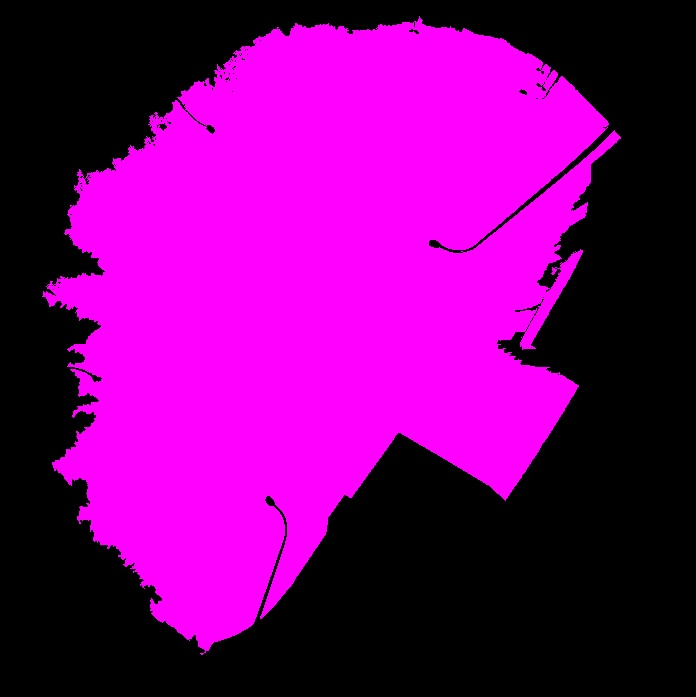
#> input picture images/image filter/rgm/parking_undistorted-10.jpg, 696 x 697 px, given as the content of the folder Python/projects/TFM/opencv/photos/photo_original_undistorted, which was not available
$ python sfv_inrange.py
#> lines starting #> are read from the running program, lines starting #| are printed output that depends on the picture; after the words box and inside, x2 and y2 are one past the last pixel; in counts of white or black regions, pixels touching at a corner belong together; pictures that were not available may be replaced by others from this repository, and a replacement may not be noted
### codes/image_processing/SkyFieldOfViewClass.py
import numpy as np, cv2, os
from region_growth_method import *


def load_images(folder: str) -> list:
    """load images from a directory"""

    images = []

    for file in range(len(os.listdir(folder))):
        image = os.listdir(folder)[file]
        images.append(image)

    return images


class SkyFieldView:
    '''include all methods for SFV calculation'''


    def __init__(self, file: str):
        '''Initialize, load an image'''

        self.image = cv2.imread(file, cv2.IMREAD_COLOR)
        self.name = file


    def rescale_image(self, percent: int = 15) -> cv2.Mat:
        '''rescale image to input percent'''

        width = int(self.image.shape[0] * percent / 100)
        height = int(self.image.shape[1] * percent / 100)
        dim = (width, height)

        rescaled_image = cv2.resize(self.image, dim, interpolation = cv2.INTER_AREA)
        # self.show_image(rescaled_image, self.name)

        return rescaled_image


    def mask_circle(self, image: cv2.Mat) -> cv2.Mat:
        '''create circular mask to apply on image'''

        X, Y, _ = image.shape
        radius = int((image.shape[0]/2) + 10)
        center = (int(X/2), int(Y/2))
        rect = np.zeros((X, Y), dtype = np.uint8)

        circle_gray = cv2.circle(rect, center, radius, (255, 255, 255), thickness = -1)
        circle_bgr = self.gray2bgr(circle_gray)
        # self.show_image(circle_bgr, self.name)

        return circle_bgr


    def mask_sky_bgr(self, image: cv2.Mat) -> cv2.Mat:
        """create a sky filter using inRange()"""

        b = cv2.inRange(image[:,:,0], 85, 255)
        g = cv2.inRange(image[:,:,1], 0, 65)
        r = cv2.inRange(image[:,:,2], 0, 65)

        no_sky1 = cv2.bitwise_or(g, r)
        no_sky2 = cv2.bitwise_not(b)
        no_sky = cv2.bitwise_or(no_sky1, no_sky2)
        sky = cv2.bitwise_not(no_sky)
        sky = self.gray2bgr(sky)

        sky[np.all(sky == (255, 255, 255), axis = -1)] = (255, 0, 255)

        # self.show_image(sky, self.name)

        return sky


    # [15 lines left out: function mask_sky_rgm, not called in this run]


    def sky_ratio(self, sky: cv2.Mat, circle: cv2.Mat) -> int:
        """calculate SFV(%) of input image"""

        img_sky = self.bgr2gray(sky)
        img_circle = self.bgr2gray(circle)

        sky_area = cv2.countNonZero(img_sky)
        circle_area = cv2.countNonZero(img_circle)

        sfv = int(sky_area / circle_area * 100)
        print("sfv:", str(sfv) + "%")

        return sfv


    @staticmethod
    def save_images(image: cv2.Mat, name: str, folder: str):
        """save images to a directory"""

        cv2.imwrite(os.path.join(folder, f"{name}"), image)


    # [5 lines left out: function show_image, not called in this run]


    @staticmethod
    def gray2bgr(image):
        '''convert grayscale format image to bgr'''

        image_bgr = cv2.cvtColor(image, cv2.COLOR_GRAY2BGR)

        return image_bgr


    @staticmethod
    def bgr2gray(image):
        '''convert bgr format image to grayscale'''

        image_gray = cv2.cvtColor(image, cv2.COLOR_BGR2GRAY)

        return image_gray


    @staticmethod
    def apply_mask(image, mask):
        '''operate bitwise_and() function on two input images'''

        masked_image = cv2.bitwise_and(image, mask)

        return masked_image


    # [12 lines left out: function convert_image, not called in this run]

### codes/image_processing/sfv_inrange.py
import pandas as pd, os
from SkyFieldOfViewClass import SkyFieldView, load_images
from constants import *

# load images from image directory
images = load_images(IMAGE_PATH)

# load csv to record sfv
df = pd.read_csv("parking_lat_long_alt.csv", index_col="parking_undistorted-[i].jpg")
#> (reads codes/image_processing/parking_lat_long_alt.csv from the repository)

# loop thorugh each image
for file in images:

    os.chdir(IMAGE_PATH)

    image = SkyFieldView(file)
    rescaled_image = image.rescale_image()
    circle_mask = image.mask_circle(rescaled_image)
    masked_image = image.apply_mask(rescaled_image, circle_mask)
    sky_mask = image.mask_sky_bgr(masked_image)
    image.save_images(sky_mask, file, FILTER_PATH_INRANGE)
    sky_image = image.apply_mask(masked_image, sky_mask)
    image.save_images(sky_image, file, FILTERED_PATH_INRANGE)
    sfv = image.sky_ratio(sky_image, circle_mask)
    df.loc[file, "SFV(%)"] = sfv
#> this loop made 1 pass
#> (sky_area in sky_ratio, circle_area in sky_ratio, sfv) on pass 1: (0, 10239, 0)
#| sfv: 0%
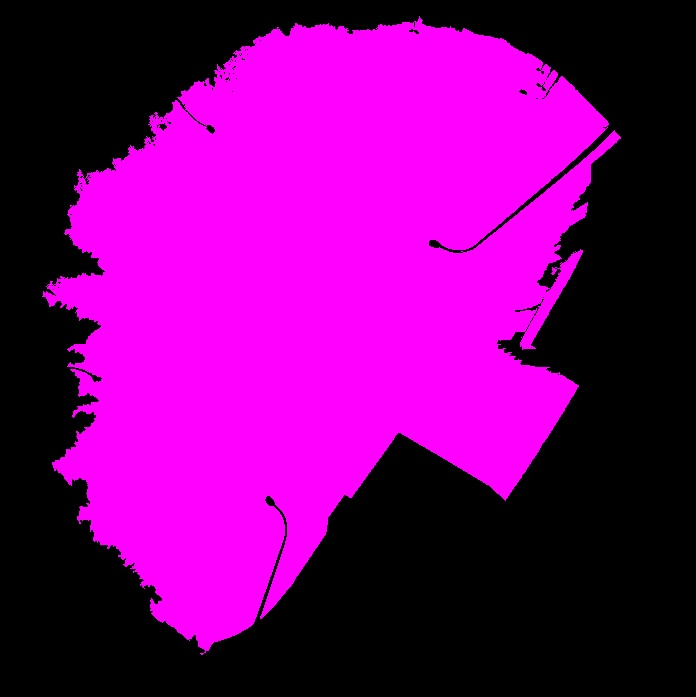
#> input picture images/image filter/rgm/parking_undistorted-10.jpg, 696 x 697 px, given as the content of the folder Python/projects/TFM/opencv/photos/photo_original_undistorted, which was not available
#> pass 1, in rescale_image, `rescaled_image = cv2.resize(self.image, dim, interpolation = cv2.INTER..`:
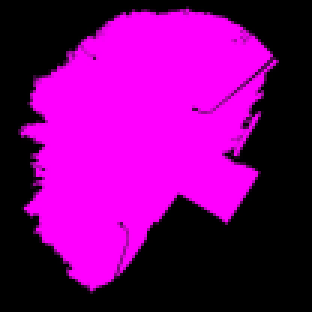
#> rescaled_image: shape (104, 104, 3) (shown 3 times larger); mean B, G, R 119.5, 0.4, 119.9
#> pass 1, in gray2bgr, `image_bgr = cv2.cvtColor(image, cv2.COLOR_GRAY2BGR)`:
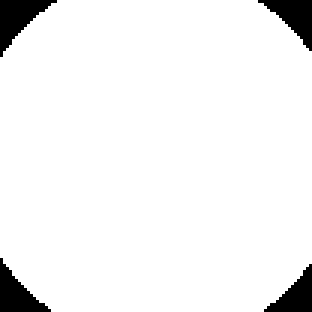
#> image_bgr: shape (104, 104, 3) (shown 3 times larger); 94.7% white; 4 black regions, box (x1, y1, x2, y2) and area: (0, 0, 19, 19) 163, (86, 0, 104, 17) 144, (0, 86, 17, 104) 144, (88, 88, 104, 104) 126
#> pass 1, in mask_sky_bgr, `b = cv2.inRange(image[:,:,0], 85, 255)`:
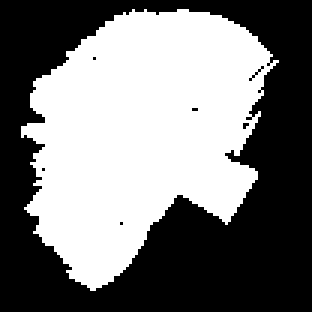
#> b: shape (104, 104) (shown 3 times larger); 47.9% white; 1 white region, box (x1, y1, x2, y2) and area: (7, 3, 93, 97) 5179
#> after the loop: sky_image: shape (104, 104, 3); every value is 0

df.to_csv(RESULT_PATH + "\sfv_inrange.csv")
